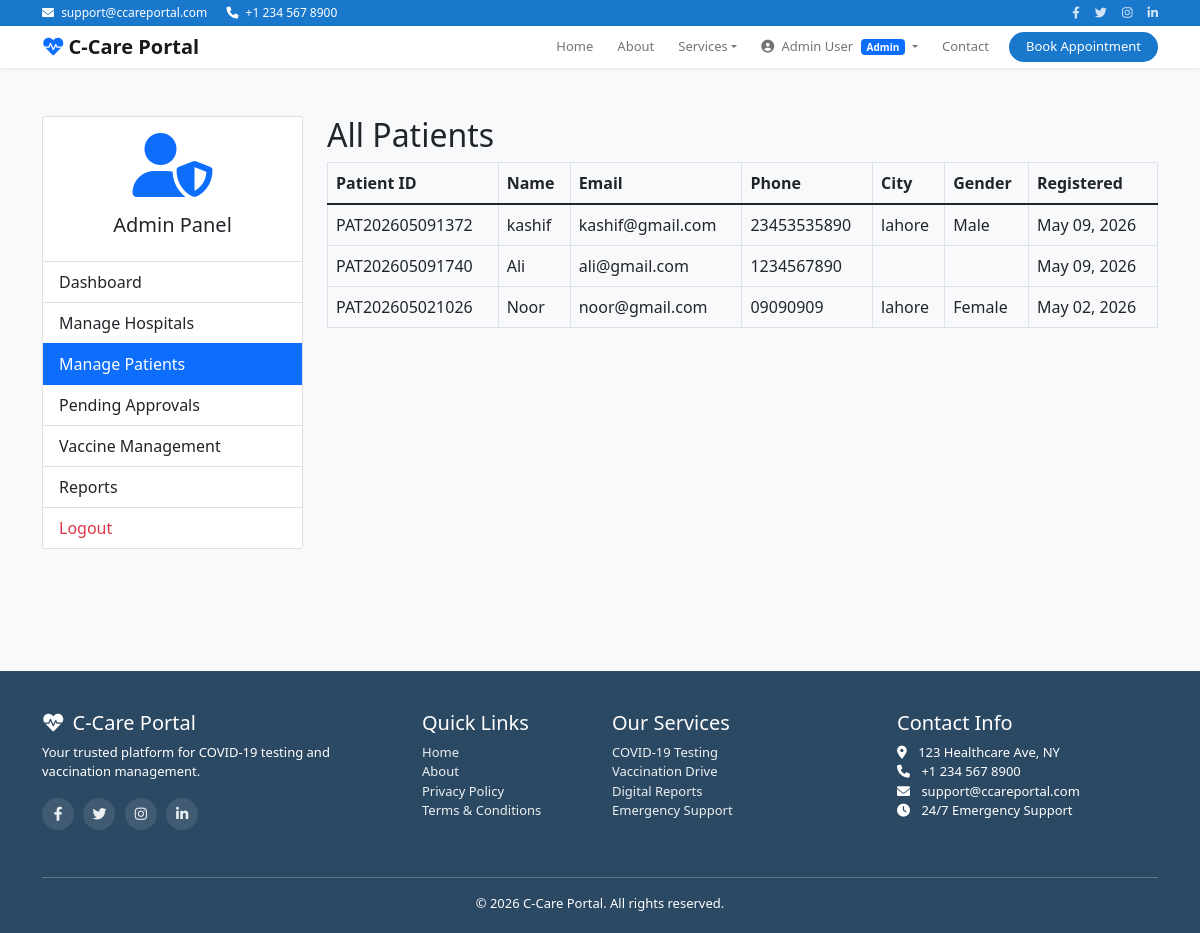
Page /admin/patients.php (signed in) on the committed database.
### tables this page shows
CREATE TABLE `patients` (
  `id` int(11) NOT NULL,
  `patient_id` varchar(50) NOT NULL,
  `name` varchar(100) NOT NULL,
  `email` varchar(100) NOT NULL,
  `phone` varchar(20) NOT NULL,
  `password` varchar(255) NOT NULL,
  `date_of_birth` date DEFAULT NULL,
  `gender` enum('male','female','other') DEFAULT NULL,
  `address` text DEFAULT NULL,
  `city` varchar(100) DEFAULT NULL,
  `blood_group` varchar(5) DEFAULT NULL,
  `registration_date` timestamp NOT NULL DEFAULT current_timestamp()
);

### includes/functions.php (called while the page is built, shortened)
<?php
function formatDate($date) {
    return date('M d, Y', strtotime($date));
}
?>

### admin/patients.php (the view, shortened to what this page needs)
<?php
$database = Database::getInstance();
$conn = $database->getConnection();
$query = "SELECT * FROM patients ORDER BY registration_date DESC";
$stmt = $conn->prepare($query);
$stmt->execute();
$patients = $stmt->fetchAll(PDO::FETCH_ASSOC);
?>
<?php include '../includes/header.php'; ?>
<div class="container py-5">
    <div class="row">
        <div class="col-md-3">
            <div class="card mb-4">
                <div class="card-body text-center">
                    <i class="fas fa-user-shield fa-4x mb-3 text-primary"></i>
                    <h5>Admin Panel</h5>
                </div>
                <div class="list-group list-group-flush">
                    <a href="dashboard.php" class="list-group-item list-group-item-action">Dashboard</a>
                    <a href="hospitals.php" class="list-group-item list-group-item-action">Manage Hospitals</a>
                    <a href="patients.php" class="list-group-item list-group-item-action active">Manage Patients</a>
                    <a href="approve-hospitals.php" class="list-group-item list-group-item-action">Pending Approvals</a>
                    <a href="vaccines.php" class="list-group-item list-group-item-action">Vaccine Management</a>
                    <a href="reports.php" class="list-group-item list-group-item-action">Reports</a>
                    <a href="../auth/logout.php" class="list-group-item list-group-item-action text-danger">Logout</a>
                </div>
            </div>
        </div>
        <div class="col-md-9">
            <h2>All Patients</h2>
            <div class="table-responsive">
                <table class="table table-bordered" id="patientsTable">
                    <thead>
                        <tr>
                            <th>Patient ID</th>
                            <th>Name</th>
                            <th>Email</th>
                            <th>Phone</th>
                            <th>City</th>
                            <th>Gender</th>
                            <th>Registered</th>
                        </tr>
                    </thead>
                    <tbody>
                        <?php foreach ($patients as $patient): ?>
                        <tr>
                            <td><?php echo $patient['patient_id']; ?></td>
                            <td><?php echo htmlspecialchars($patient['name']); ?></td>
                            <td><?php echo $patient['email']; ?></td>
                            <td><?php echo $patient['phone']; ?></td>
                            <td><?php echo $patient['city']; ?></td>
                            <td><?php echo ucfirst($patient['gender']); ?></td>
                            <td><?php echo formatDate($patient['registration_date']); ?></td>
                        </tr>
                        <?php endforeach; ?>
                    </tbody>
                </table>
            </div>
        </div>
    </div>
</div>
<?php include '../includes/footer.php'; ?>

### includes/header.php (style rules this page uses)
:root { --primary-color: #1977cc; --secondary-color: #2c4964; }
body { font-family: 'Segoe UI', Tahoma, Geneva, Verdana, sans-serif; background-color: #f8f9fa; }

### rows in the picture
patients: patient "PAT202605091372", name "kashif", email "kashif@gmail.com", phone "23453535890", city "lahore", gender "Male", registration_date "May 09, 2026"
patients: patient "PAT202605091740", name "Ali", email "ali@gmail.com", phone "1234567890", registration_date "May 09, 2026"
patients: patient "PAT202605021026", name "Noor", email "noor@gmail.com", phone "09090909", city "lahore", gender "Female", registration_date "May 02, 2026"

### other values in the picture
$_SESSION['name'] "Admin User"
$_SESSION['role'] "Admin"
